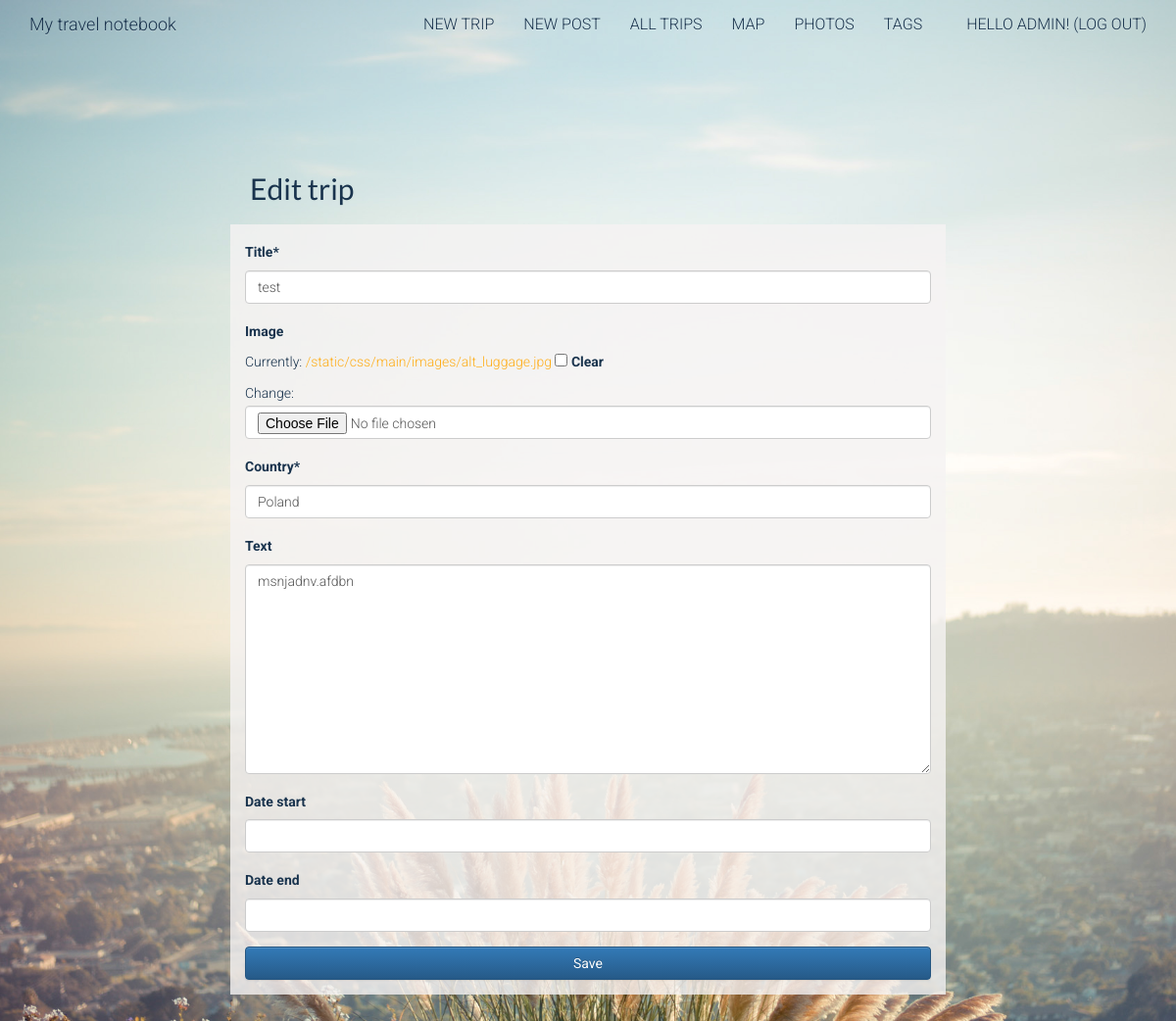
/trip/test/edit/ (signed in), run on the app's committed database.
### main/models.py (models this page shows, shortened)
class Trip(models.Model):
    title = models.CharField(max_length=100)
    image = models.ImageField(upload_to=upload_location, null=True, blank=True)
    slug = models.SlugField(unique=True)
    text = models.TextField(blank=True)
    date_start = models.DateField(null=True, blank=True)
    date_end = models.DateField(null=True, blank=True)
    country = models.CharField(max_length=30)
    created_date = models.DateTimeField(default=timezone.now)
    owner = models.ForeignKey(User)
    lon= models.FloatField(null=True, blank=True)
    lat= models.FloatField(null=True, blank=True)

### main/views.py (the view)
# urls.py: url(r'^trip/(?P<slug>[\w-]+)/edit/$', views.trip_edit, name='trip_edit'),
@login_required
def trip_edit(request, slug):
    trip = get_object_or_404(Trip, slug=slug)
    if trip.owner.id != request.user.id:
        raise Http404
    else:
        if request.method == "POST":
            form = TripForm(request.POST, request.FILES, instance=trip)
            if form.is_valid():
                trip = form.save(commit=False)
                trip.image = image_url(trip)
                coordinates = geocode(trip.country)
                if coordinates == None:
                    trip.lon=None
                    trip.lat=None
                    messages.error(request,'We couldn\'t find a place on the map. Please check a \'country\' name format (Edit option).')
                else:
                    trip.lon = coordinates[0]
                    trip.lat = coordinates[1]
                trip.save()
                messages.success(request, 'Trip Saved!')
                return redirect('main:trip_detail', slug=trip.slug)
        else:
            form = TripForm(instance=trip)
    return render(request, 'main/trip_edit.html', {'form': form})

### main/forms.py
class TripForm(forms.ModelForm):
	class Meta:
		model = Trip
		fields = ('title', 'image', 'country', 'text', 'date_start', 'date_end')
		widgets = {
		}

### main/templates/main/trip_edit.html (shortened to what this page needs)
{% extends "main/base.html" %}
{% block content %}
	<div class='col-md-8 col-md-offset-2 trip'>
		<h2>Edit trip</h2>
			{% include "main/trip_form.html" %}
	</div>
{% endblock %}

### main/templates/main/page_header.html
    <div class='navbar navbar-static-top'>
        <div class="container">
            <a href="{% url 'main:index' %}" class="navbar-brand">My travel notebook</a>
             <ul class="navbar-nav navbar-right list-unstyled">
            {% if user.is_authenticated %}
                <li><a href="{% url 'main:trip_new' %}" class="top-menu">New trip</a></li>
                <li><a href="{% url 'main:post_new' %}"class="top-menu">New post</a></li>
                <li><a href="{% url 'main:trips_show' %}" class="top-menu">All trips</a></li>
                <li><a href="{% url 'main:map' %}"class="top-menu">Map</a></li>
                <li><a href="{% url 'main:photos_show' %}"class="top-menu">Photos</a></li>
                <li><a href="{% url 'main:tags_show' %}"class="top-menu">Tags</a></li>
            {% endif %}
            {% if user.is_authenticated %}
                 <li class="top-menu"><a href="{% url 'django.contrib.auth.views.logout' %}" class="top-menu">Hello {{ user.username }}! (LOG OUT)</a></li>
            {% else %}
                 <li><a href="{% url 'auth_login' %}" class="top-menu signup-btn">LOGIN</a></li>
                 <li><a href="{% url 'registration_register' %}" class="top-menu signup-btn">SIGNUP</a></li>
            {% endif %}
           </ul>
        </div>
    </div>

### main/templates/main/trip_form.html
{% load crispy_forms_tags %}
 	<form method="POST" class="form" enctype="multipart/form-data">{% csrf_token %}
 		{{ form|crispy }}
 		<button class="btn btn-block btn-primary">Save</button>
 	</form>

### main/static/css/main/style.css (style rules this page uses)
* { margin: 0; padding: 0; border: 0 none; position: relative; }
html { height: 100%; margin: 0; }
body { width:100%; background: url(images/sunrise.jpg) no-repeat center fixed; background-size: cover; font-family: 'Roboto', sans-serif; font-weight: 300; line-height: 1.9; color: #19334d; margin: 0; word-wrap: break-word; }
h1, h2, h3 { font-family: 'Lato', sans-serif; }
h2 { margin-top: 100px; margin-bottom: 15px; margin-left: 15px; padding: 5px; font-size: 30px; }
ul { margin-bottom: 25px; }
a { color: rgba(255,165,0,0.9); }
ul li { display: inline; padding-right: 15px; font-size: 15px; }
button { text-decoration: none; background-color: rgba(25,51,77, 0.9); border-radius: 1px; padding: 6px; color: #ffffff; font-size: 15px width: 100px; }
label { font-weight: 700; }
form { background-color: rgba(246,243,243,0.8); padding: 15px; margin-bottom: 30px; }
.top-menu { font-size: 16px; margin-left: 15px; float: right; color: #19334d; text-decoration: none; text-transform: uppercase; }
.navbar-brand { color: #19334d; text-decoration: none; }

### data on the page
Trip: title "test", country "Poland", text "msnjadnv.afdbn"

### other printed values
{{ user.username }} "ADMIN"
